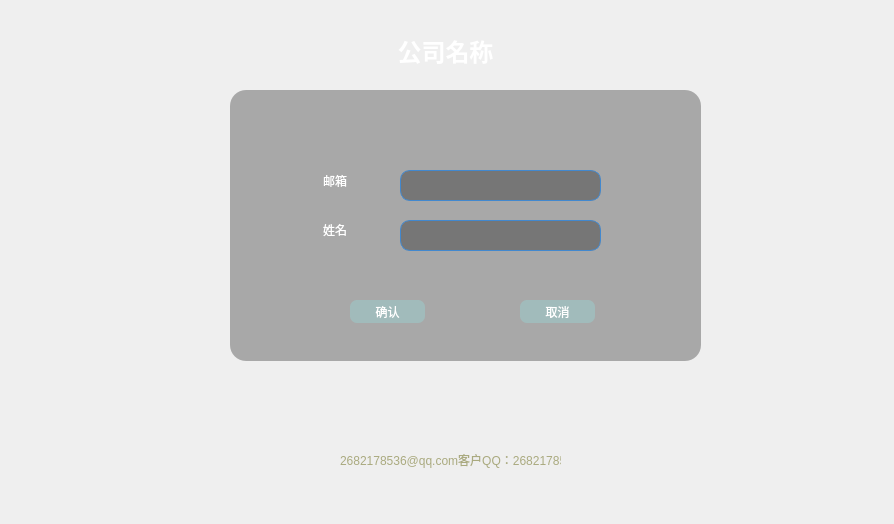
<?xml version="1.0" encoding="UTF-8"?>
<ui version="4.0">
 <class>forgetcompanyname</class>
 <widget class="QWidget" name="forgetcompanyname">
  <property name="geometry">
   <rect>
    <x>0</x>
    <y>0</y>
    <width>894</width>
    <height>524</height>
   </rect>
  </property>
  <property name="windowTitle">
   <string>Form</string>
  </property>
  <property name="autoFillBackground">
   <bool>true</bool>
  </property>
  <property name="styleSheet">
   <string notr="true">
color:#fff</string>
  </property>
  <widget class="QWidget" name="widget" native="true">
   <property name="geometry">
    <rect>
     <x>0</x>
     <y>0</y>
     <width>891</width>
     <height>521</height>
    </rect>
   </property>
   <property name="sizePolicy">
    <sizepolicy hsizetype="Preferred" vsizetype="Preferred">
     <horstretch>0</horstretch>
     <verstretch>0</verstretch>
    </sizepolicy>
   </property>
   <property name="autoFillBackground">
    <bool>false</bool>
   </property>
   <property name="styleSheet">
    <string notr="true">border-image: url(:/new/prefix1/Image/background.jpg);</string>
   </property>
   <widget class="QWidget" name="widget_2" native="true">
    <property name="geometry">
     <rect>
      <x>230</x>
      <y>90</y>
      <width>471</width>
      <height>271</height>
     </rect>
    </property>
    <property name="styleSheet">
     <string notr="true">border-image:none;
border-radius:16px;
background:rgba(0,0,0,0.3);
color:#fff</string>
    </property>
    <widget class="QPushButton" name="pb_cancel">
     <property name="geometry">
      <rect>
       <x>290</x>
       <y>210</y>
       <width>75</width>
       <height>23</height>
      </rect>
     </property>
     <property name="styleSheet">
      <string notr="true">background: rgba(154, 207, 206,0.5);
color: rgb(255, 255, 255);
border:none;
border-radius:7px;
cursor:pointer;
border-image:none;
</string>
     </property>
     <property name="text">
      <string>取消</string>
     </property>
    </widget>
    <widget class="QLineEdit" name="le_name">
     <property name="geometry">
      <rect>
       <x>170</x>
       <y>130</y>
       <width>201</width>
       <height>31</height>
      </rect>
     </property>
     <property name="styleSheet">
      <string notr="true">border-radius: 10px;
border: 1px solid #4288CE;
border-image:none;
color:#fff;
</string>
     </property>
    </widget>
    <widget class="QLabel" name="label_2">
     <property name="geometry">
      <rect>
       <x>93</x>
       <y>80</y>
       <width>71</width>
       <height>21</height>
      </rect>
     </property>
     <property name="styleSheet">
      <string notr="true">border-image:none;
background:rgba(255,255,255,0);</string>
     </property>
     <property name="text">
      <string>邮箱</string>
     </property>
    </widget>
    <widget class="QLabel" name="label_3">
     <property name="geometry">
      <rect>
       <x>93</x>
       <y>129</y>
       <width>71</width>
       <height>21</height>
      </rect>
     </property>
     <property name="styleSheet">
      <string notr="true">border-image:none;
background:rgba(255,255,255,0);</string>
     </property>
     <property name="text">
      <string>姓名</string>
     </property>
    </widget>
    <widget class="QLineEdit" name="le_email">
     <property name="geometry">
      <rect>
       <x>170</x>
       <y>80</y>
       <width>201</width>
       <height>31</height>
      </rect>
     </property>
     <property name="styleSheet">
      <string notr="true">border-radius: 10px;
border: 1px solid #4288CE;
border-image:none;
color:#fff;
</string>
     </property>
    </widget>
    <widget class="QPushButton" name="pb_ok">
     <property name="geometry">
      <rect>
       <x>120</x>
       <y>210</y>
       <width>75</width>
       <height>23</height>
      </rect>
     </property>
     <property name="styleSheet">
      <string notr="true">background: rgba(154, 207, 206,0.5);
color: rgb(255, 255, 255);
border:none;
border-radius:7px;
cursor:pointer;
border-image:none;
</string>
     </property>
     <property name="text">
      <string>确认</string>
     </property>
    </widget>
   </widget>
   <widget class="QLabel" name="label">
    <property name="geometry">
     <rect>
      <x>10</x>
      <y>30</y>
      <width>871</width>
      <height>41</height>
     </rect>
    </property>
    <property name="styleSheet">
     <string notr="true">font-size:24px;
border-image:none;
font-weight:600;</string>
    </property>
    <property name="text">
     <string>公司名称</string>
    </property>
    <property name="alignment">
     <set>Qt::AlignCenter</set>
    </property>
   </widget>
   <widget class="QLabel" name="register_company_message">
    <property name="geometry">
     <rect>
      <x>340</x>
      <y>450</y>
      <width>221</width>
      <height>20</height>
     </rect>
    </property>
    <property name="styleSheet">
     <string notr="true">color: rgb(170, 170, 127);
border-image:none;</string>
    </property>
    <property name="text">
     <string>2682178536@qq.com客户QQ：2682178536</string>
    </property>
   </widget>
  </widget>
 </widget>
 <resources/>
 <connections/>
</ui>
